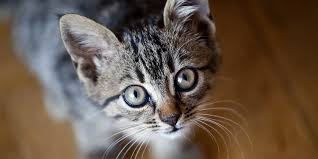
#> input picture python/opencv/cat.jpeg, 318 x 159 px
$ python pixel_get_and_set.py --image cat.jpeg
#> lines starting #> are read from the running program, lines starting #| are printed output that depends on the picture; after the words box and inside, x2 and y2 are one past the last pixel; in counts of white or black regions, pixels touching at a corner belong together
import argparse #argparse to handle parsing our command line arguments
import cv2      #this is our opencv library and contains our image processing function

# fetchin g the arguments and save in dictionary
ap = argparse.ArgumentParser() #parse command line arguments
ap.add_argument("-i", "--image", required = True, help="Path to the image") #pass image from command line labelled as argument "-image"
args = vars(ap.parse_args()) #parse the arguments and store them in a dictionary

# loading and converting the image into numpy array
# printing the corresponding values
image = cv2.imread(args["image"])
#> image is the input picture: shape (159, 318, 3); mean B, G, R 75.4, 88.7, 105

# grab the 0,0 pixel of the image and print color values
(b, g, r) = image[0, 0]
#> b = 47; g = 41; r = 34
print("Pixel at (0, 0) - Red: {}, Green: {}, Blue: {}".format(r, g, b))
#| Pixel at (0, 0) - Red: 34, Green: 41, Blue: 47

# change the color of the pixel at 0,0
image[0,0] = (0,0,255)
#> image: shape (159, 318, 3); under 0.01% of pixels changed, all inside (x1, y1, x2, y2) = (0, 0, 1, 1)
(b, g, r) = image[0, 0]
#> b = 0; g = 0; r = 255
print("Pixel at (0, 0) - Red: {}, Green: {}, Blue: {}".format(r, g, b))
#| Pixel at (0, 0) - Red: 255, Green: 0, Blue: 0

# grab the region and show in cv2 window
corner = image[0:100, 0:100]
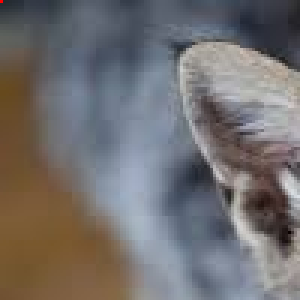
#> corner: shape (100, 100, 3) (shown 3 times larger); mean B, G, R 111.4, 111.1, 114.2
cv2.imshow("Corner just sliced", corner)
cv2.waitKey(0)

# change color of the area of image
image[0:100, 0:100] = (0,255,0)
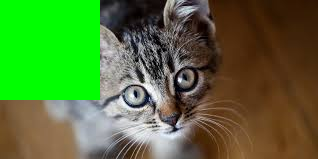
#> image: shape (159, 318, 3); mean B, G, R 53.3, 117.2, 82.4
cv2.imshow("Corner of area changed", image)
cv2.waitKey(0)

$ run again, on python/opencv/cing.jpg
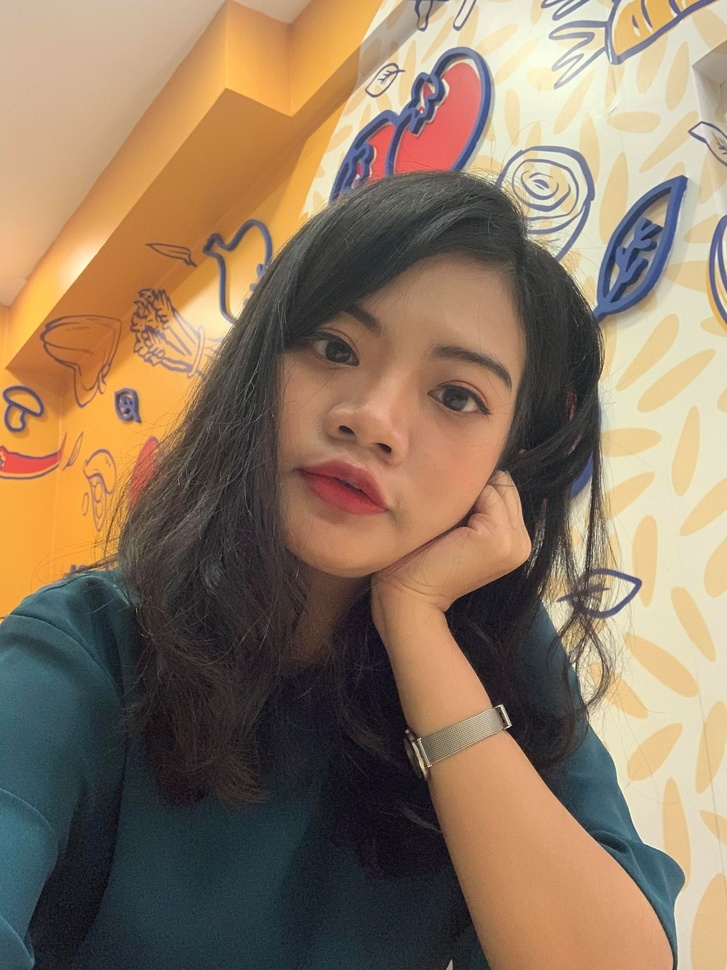
#> input picture python/opencv/cing.jpg, 727 x 970 px, shrunk from 1536 x 2048 before the run
#> image is the input picture: shape (970, 727, 3); mean B, G, R 98, 120.7, 142.9
#> `(b, g, r) = image[0, 0]`: b = 171; g = 187; r = 210
#| Pixel at (0, 0) - Red: 210, Green: 187, Blue: 171
#> `(b, g, r) = image[0, 0]`: b = 0; r = 255
#| Pixel at (0, 0) - Red: 255, Green: 0, Blue: 0
#> `corner = image[0:100, 0:100]`:
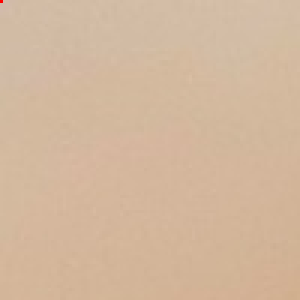
#> corner: shape (100, 100, 3) (shown 3 times larger); mean B, G, R 157.7, 183.6, 210.9
#> `image[0:100, 0:100] = (0,255,0)`:
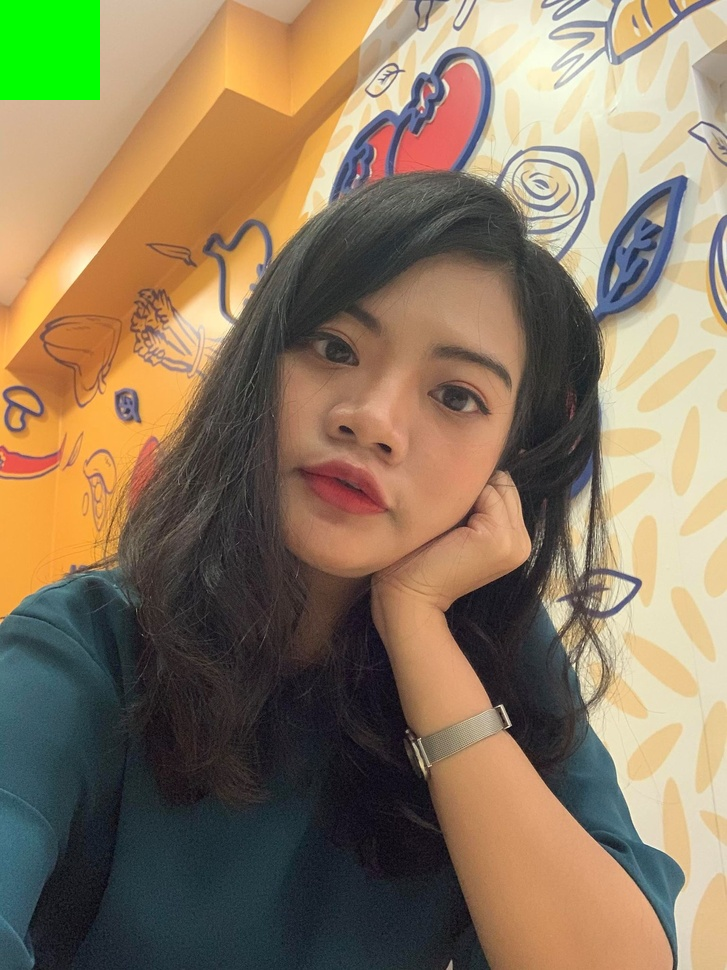
#> image: shape (970, 727, 3); mean B, G, R 95.8, 121.8, 139.9

$ run again, on python/opencv/cing1.png
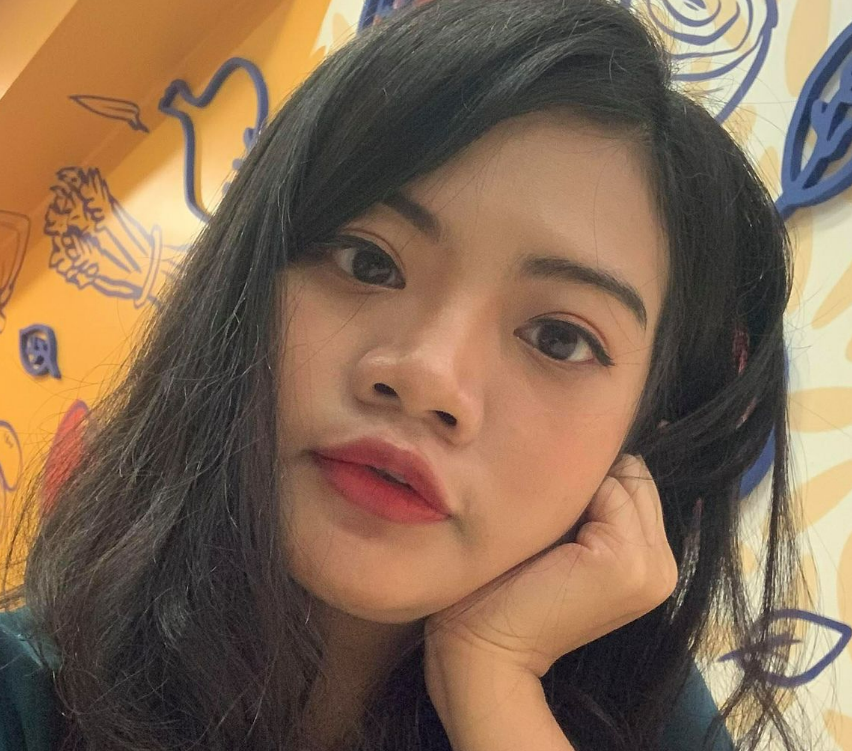
#> input picture python/opencv/cing1.png, 852 x 751 px
#> image is the input picture: shape (751, 852, 3); mean B, G, R 82.8, 105.2, 130.9
#> `(b, g, r) = image[0, 0]`: b = 81; g = 132; r = 193
#| Pixel at (0, 0) - Red: 193, Green: 132, Blue: 81
#> `(b, g, r) = image[0, 0]`: b = 0; r = 255
#| Pixel at (0, 0) - Red: 255, Green: 0, Blue: 0
#> `corner = image[0:100, 0:100]`:
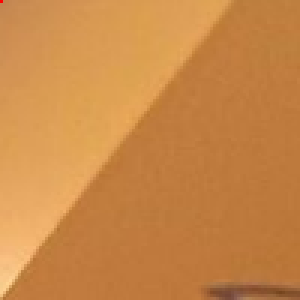
#> corner: shape (100, 100, 3) (shown 3 times larger); mean B, G, R 71.8, 136.5, 202.1
#> `image[0:100, 0:100] = (0,255,0)`:
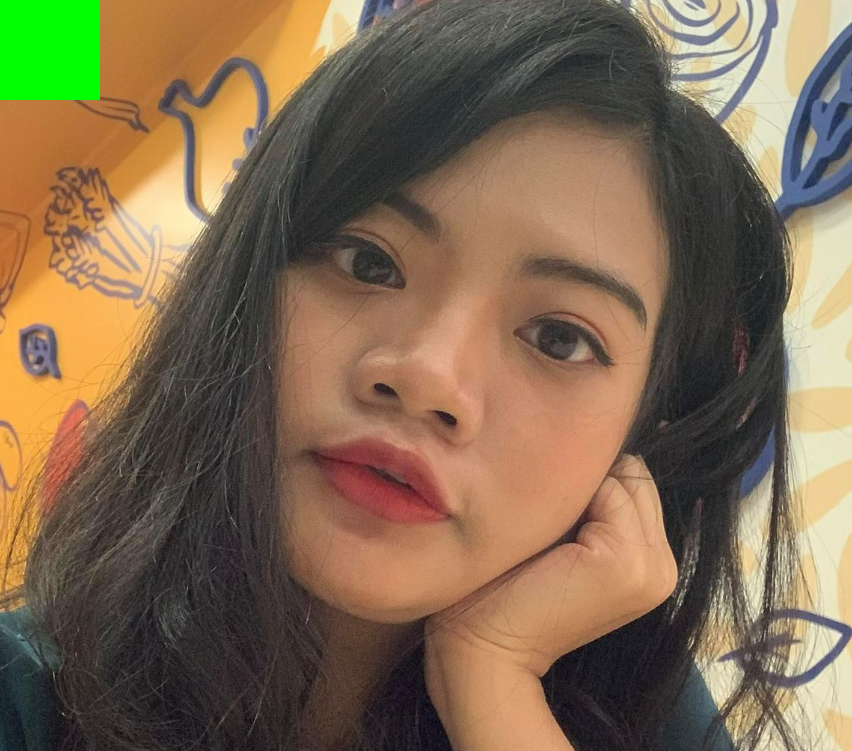
#> image: shape (751, 852, 3); mean B, G, R 81.7, 107.1, 127.8
